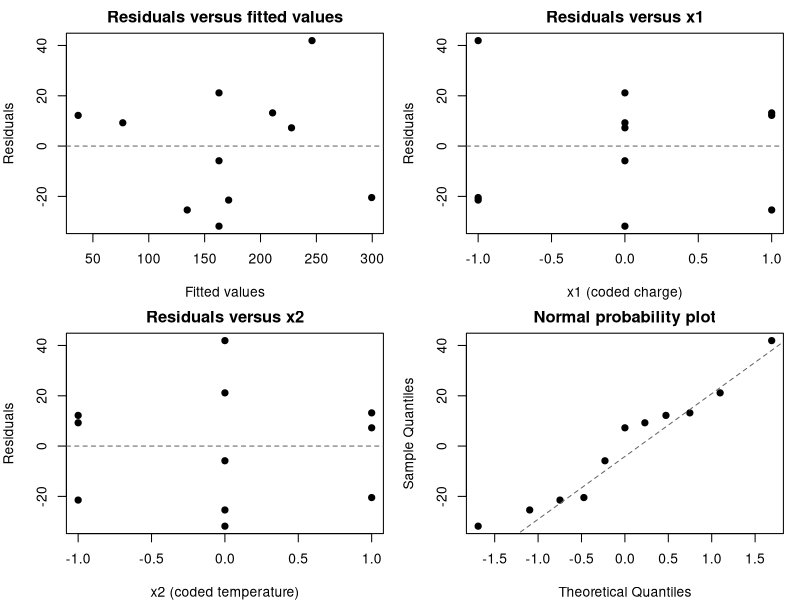
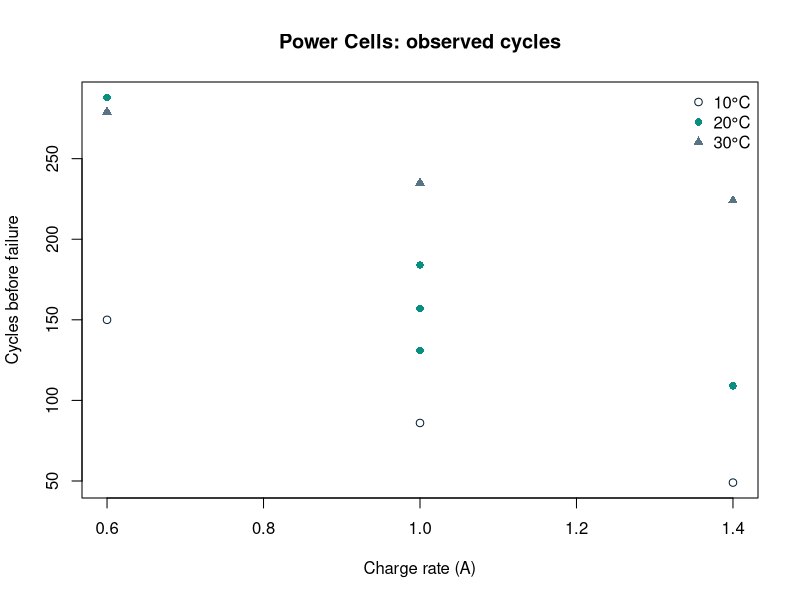
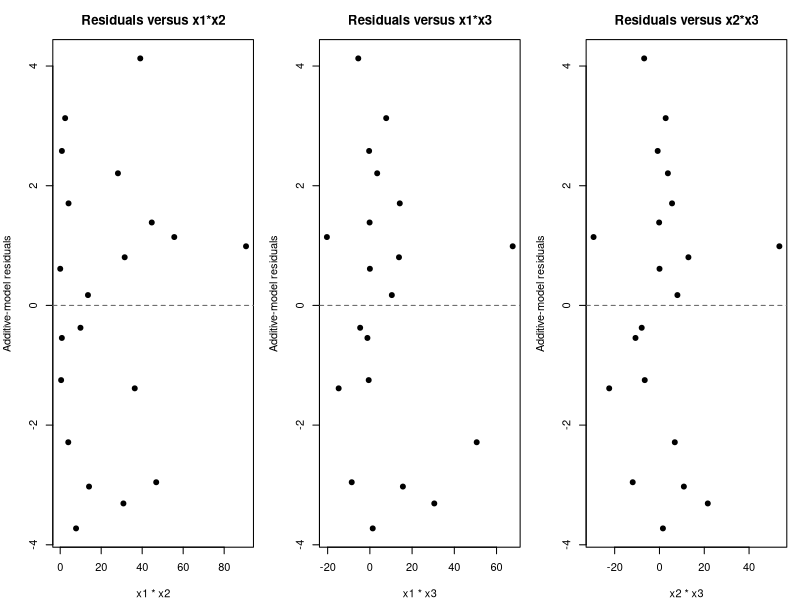
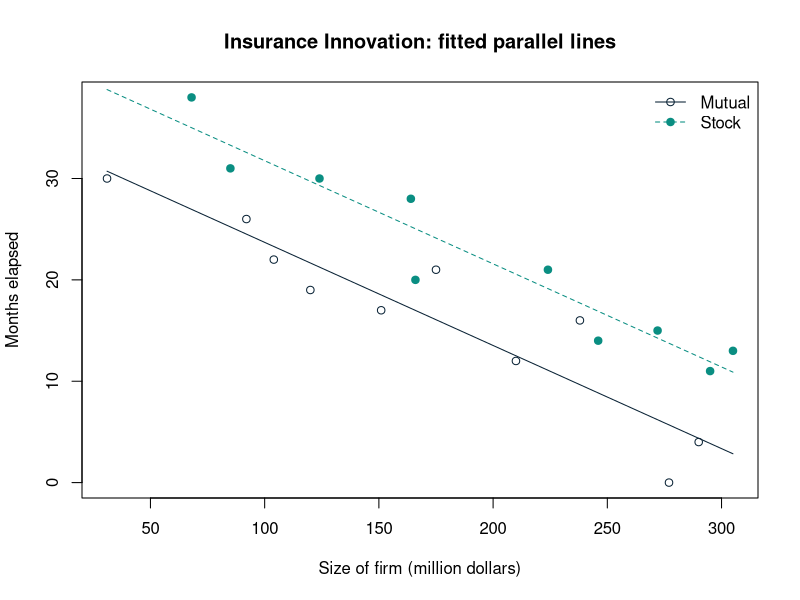

R code for these plots, in order:
# STGB33 - Labb 3 - Kapitel 8
# Regression models for quantitative and qualitative predictors
# Kutner et al., Applied Linear Statistical Models, §§8.1-8.5
# Graphs in this script are saved as PNG files in the plots/ folder.
dir.create("plots", showWarnings = FALSE)

# ============================================================
# DEL A: POWER CELLS - polynomial regression (§8.1)
# ============================================================
power <- read.csv("power_cells.csv")
head(power)
str(power)
summary(power)

# Centered and scaled variables according to Kutner (8.15)
power$x1 <- (power$CHARGE - 1.0) / 0.4
power$x2 <- (power$TEMP - 20) / 10
power$x1sq <- power$x1^2
power$x2sq <- power$x2^2
power$x1x2 <- power$x1 * power$x2

power

# Why coding helps: compare correlation X with X^2
cor(power$CHARGE, power$CHARGE^2)
cor(power$x1, power$x1^2)
cor(power$TEMP, power$TEMP^2)
cor(power$x2, power$x2^2)

# Second-order model, Kutner (8.13)
power2 <- lm(CYCLES ~ x1 + x2 + x1sq + x2sq + x1x2, data = power)
summary(power2)
anova(power2)

# Figure 8.5: four diagnostic plots for the second-order Power Cells model
png("plots/power-diagnostics.png", width=1500, height=1050, res=160)
par(mfrow = c(2,2), mar=c(4,4,2,1))
plot(fitted(power2), resid(power2), pch=19,
     xlab="Fitted values", ylab="Residuals",
     main="Residuals versus fitted values")
abline(h=0, lty=2, col="grey40")
plot(power$x1, resid(power2), pch=19,
     xlab="x1 (coded charge)", ylab="Residuals",
     main="Residuals versus x1")
abline(h=0, lty=2, col="grey40")
plot(power$x2, resid(power2), pch=19,
     xlab="x2 (coded temperature)", ylab="Residuals",
     main="Residuals versus x2")
abline(h=0, lty=2, col="grey40")
qqnorm(resid(power2), pch=19, main="Normal probability plot")
qqline(resid(power2), col="grey40", lty=2)
dev.off()
par(mfrow = c(1,1))

# Power Cells scatterplot: observed cycles by charge rate and temperature
png("plots/power-observations.png", width=1500, height=850, res=160)
plot(CYCLES ~ CHARGE, data=power,
     pch=c(1,16,17)[match(TEMP, c(10,20,30))],
     col=c("#092235", "#0a8e82", "#587383")[match(TEMP, c(10,20,30))],
     xlab="Charge rate (A)", ylab="Cycles before failure",
     main="Power Cells: observed cycles")
legend("topright", legend=c("10°C", "20°C", "30°C"),
       pch=c(1,16,17), col=c("#092235", "#0a8e82", "#587383"),
       bty="n")
dev.off()

# Step 4A: lack-of-fit test for the second-order Power Cells model
# H0: The model has no lack-of-fit; differences are due to random variation.
# Ha: The model has lack-of-fit at one or more design points.
# 1. Select the three repeated measurements at the center of the design.
center_cycles <- power$CYCLES[power$CHARGE == 1.0 & power$TEMP == 20]

# Pure-error sum of squares: variation among those three measurements.
SSPE <- sum((center_cycles - mean(center_cycles))^2)

# Error sum of squares from the fitted second-order model.
SSE <- sum(resid(power2)^2)

# There are 11 observations, 9 distinct CHARGE/TEMP combinations,
# and 6 estimated model coefficients (including the intercept).
n <- nrow(power)
m <- 9
p <- length(coef(power2))

df_PE <- n - m
df_LOF <- m - p
SS_LOF <- SSE - SSPE

# Lack-of-fit F test and its upper-tail p-value.
F_LOF <- (SS_LOF / df_LOF) / (SSPE / df_PE)
p_value <- pf(F_LOF, df_LOF, df_PE, lower.tail = FALSE)

c(SSPE=SSPE, SS_LOF=SS_LOF, df_PE=df_PE, df_LOF=df_LOF,
  F=F_LOF, p_value=p_value)

# Is a first-order model sufficient?
power1 <- lm(CYCLES ~ x1 + x2, data = power)
anova(power1, power2)
summary(power1)

# Fitted first-order model in original variables, Kutner (8.19)
# x1=(CHARGE-1)/0.4 and x2=(TEMP-20)/10
b <- coef(power1)
b0_original <- b[1] - b[2]*(1/0.4) - b[3]*(20/10)
b_charge <- b[2]/0.4
b_temp <- b[3]/10
c(Intercept=b0_original, CHARGE=b_charge, TEMP=b_temp)

# 90% Bonferroni family confidence intervals for the two slopes
alpha <- 0.10
g <- 2
B <- qt(1 - alpha/(2*g), df=df.residual(power1))
se <- coef(summary(power1))[,"Std. Error"]
ci_charge <- b_charge + c(-1,1)*B*(se["x1"]/0.4)
ci_temp <- b_temp + c(-1,1)*B*(se["x2"]/10)
B
ci_charge
ci_temp

# ============================================================
# DEL B: BODY FAT - interactions among quantitative predictors (§8.2)
# ============================================================
bodyfat <- read.csv("body_fat.csv")

# Center the three predictors exactly as in Kutner's example
bodyfat$x1 <- bodyfat$TRICEPS - mean(bodyfat$TRICEPS)  # mean 25.305
bodyfat$x2 <- bodyfat$THIGH   - mean(bodyfat$THIGH)    # mean 51.170
bodyfat$x3 <- bodyfat$MIDARM  - mean(bodyfat$MIDARM)   # mean 27.620

additive <- lm(BODYFAT ~ x1 + x2 + x3, data=bodyfat)
interact <- lm(BODYFAT ~ x1 + x2 + x3 + x1:x2 + x1:x3 + x2:x3,
               data=bodyfat)
summary(interact)
anova(additive, interact)

# Body Fat: textbook recommends screening residuals from the additive model
# against candidate interaction terms when deciding which interactions to examine.
png("plots/body-fat-interaction-screen.png", width=1650, height=700, res=160)
par(mfrow=c(1,3), mar=c(4,4,3,1))
body.resid <- resid(additive)
plot(bodyfat$x1 * bodyfat$x2, body.resid, pch=19,
     xlab="x1 * x2", ylab="Additive-model residuals",
     main="Residuals versus x1*x2")
abline(h=0, lty=2, col="grey40")
plot(bodyfat$x1 * bodyfat$x3, body.resid, pch=19,
     xlab="x1 * x3", ylab="Additive-model residuals",
     main="Residuals versus x1*x3")
abline(h=0, lty=2, col="grey40")
plot(bodyfat$x2 * bodyfat$x3, body.resid, pch=19,
     xlab="x2 * x3", ylab="Additive-model residuals",
     main="Residuals versus x2*x3")
abline(h=0, lty=2, col="grey40")
dev.off()
par(mfrow=c(1,1))

# Compare correlations before/after centering for selected interaction terms
raw_x1x2 <- bodyfat$TRICEPS * bodyfat$THIGH
ctr_x1x2 <- bodyfat$x1 * bodyfat$x2
cor(bodyfat$TRICEPS, raw_x1x2)
cor(bodyfat$x1, ctr_x1x2)

# ============================================================
# DEL C: INSURANCE INNOVATION - indicator variables (§§8.3-8.5)
# ============================================================
insurance <- read.csv("insurance_innovation.csv")
insurance$TYPE <- factor(insurance$TYPE, levels=c("Mutual","Stock"))
head(insurance)
str(insurance)

# Model without interaction: parallel lines, Kutner (8.33)
parallel <- lm(MONTHS ~ SIZE + TYPE, data=insurance)
summary(parallel)
confint(parallel, "TYPEStock", level=0.95)

# Figure 8.12: data and fitted parallel lines from model (8.33)
png("plots/insurance-parallel-lines.png", width=1500, height=900, res=160)
plot(MONTHS ~ SIZE, data=insurance,
     pch=ifelse(TYPE=="Stock", 19, 1),
     col=ifelse(TYPE=="Stock", "#0a8e82", "#092235"),
     xlab="Size of firm (million dollars)",
     ylab="Months elapsed",
     main="Insurance Innovation: fitted parallel lines")
xx <- seq(min(insurance$SIZE), max(insurance$SIZE), length.out=100)
lines(xx, predict(parallel, newdata=data.frame(SIZE=xx,
      TYPE=factor("Mutual", levels=levels(insurance$TYPE)))), col="#092235")
lines(xx, predict(parallel, newdata=data.frame(SIZE=xx,
      TYPE=factor("Stock", levels=levels(insurance$TYPE)))),
      lty=2, col="#0a8e82")
legend("topright", legend=c("Mutual","Stock"), pch=c(1,19),
       lty=c(1,2), col=c("#092235","#0a8e82"), bty="n")
dev.off()

# Add quantitative x qualitative interaction, Kutner (8.49)
interaction.model <- lm(MONTHS ~ SIZE * TYPE, data=insurance)
summary(interaction.model)
anova(parallel, interaction.model)

# The interaction coefficient tests whether slopes differ.
# If it is unnecessary, retain the simpler parallel-lines model.
